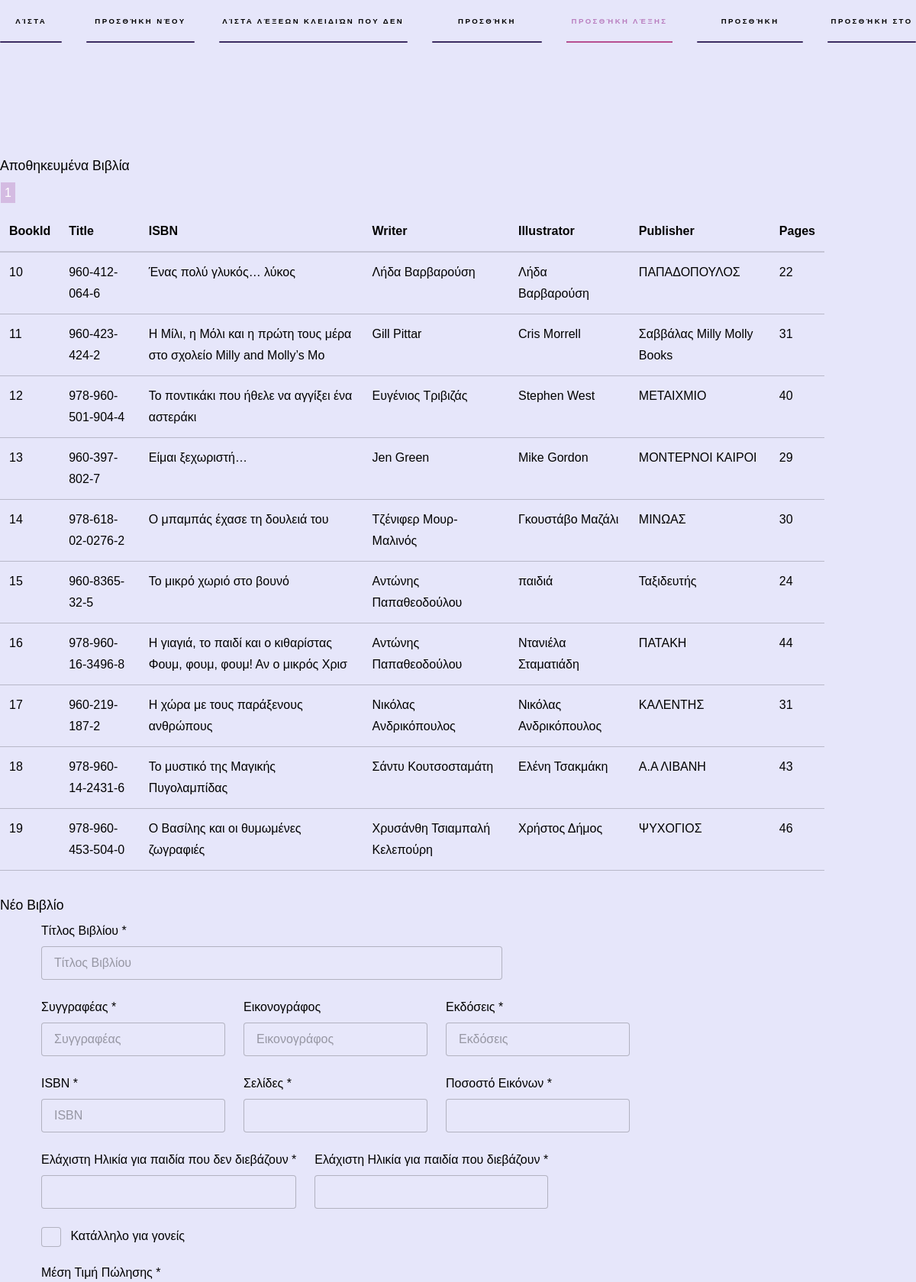
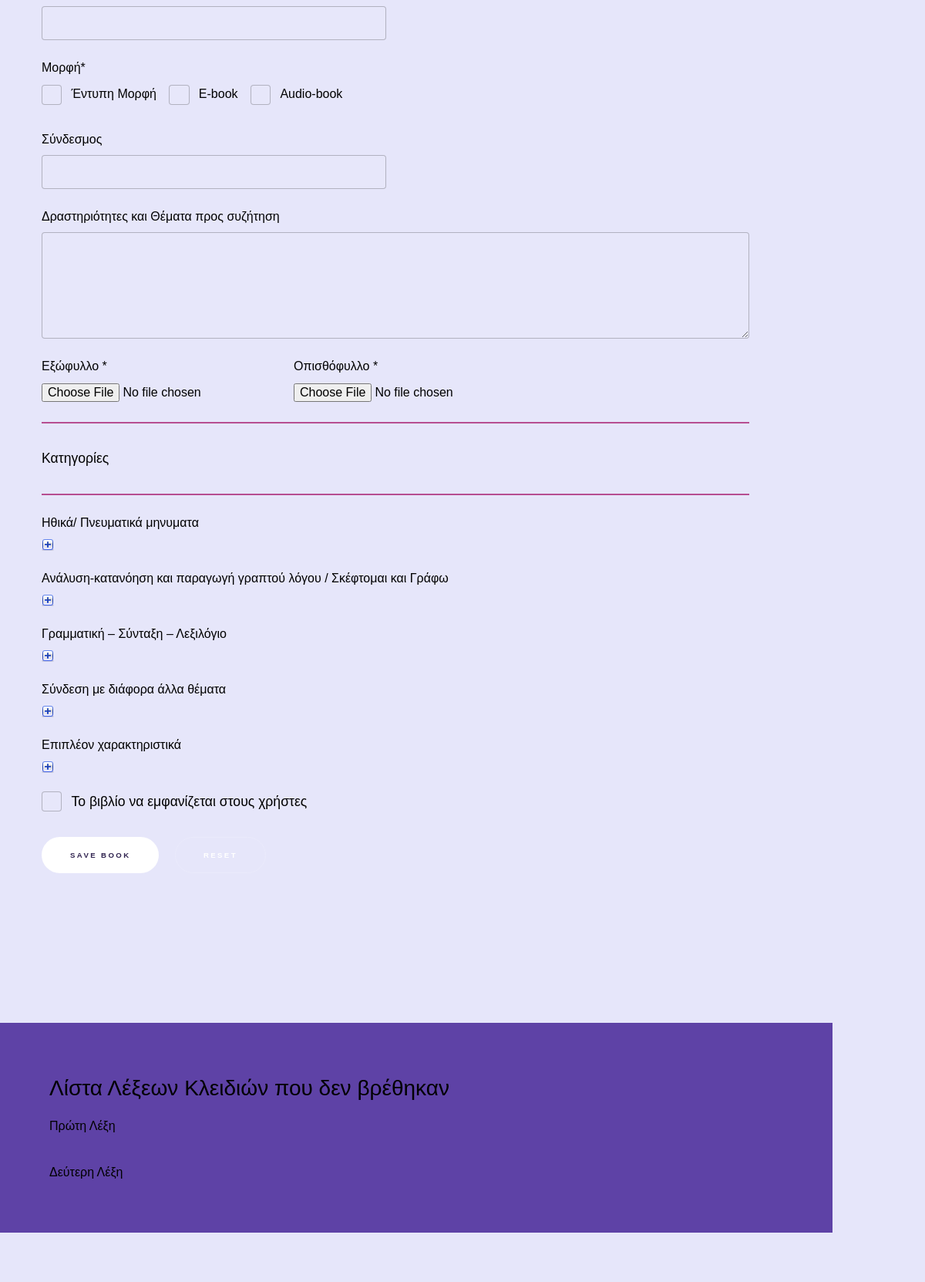
The app's page /admin/index.php (upper part) with its own data (2 pictures, top to bottom).
### tables this page shows
CREATE TABLE `books` (
  `Book_id` int(11) NOT NULL,
  `ISBN` varchar(60) NOT NULL,
  `Title` varchar(70) NOT NULL,
  `Writer` varchar(50) NOT NULL,
  `Illustrator` varchar(50) DEFAULT NULL,
  `Publisher` varchar(50) NOT NULL,
  `Pages` int(4) NOT NULL,
  `Persentage_of_images` float NOT NULL,
  `Min_age_no_read` int(2) NOT NULL,
  `Min_age_read` int(2) NOT NULL,
  `For_parents` bit(1) NOT NULL,
  `Cover` varchar(100) NOT NULL,
  `Back_cover` varchar(100) NOT NULL,
  `Link` varchar(150) DEFAULT NULL,
  `Price` float NOT NULL,
  `Hard_copy` bit(1) NOT NULL,
  `E_book` bit(1) NOT NULL,
  `Audio_book` bit(1) NOT NULL,
  `Curriculum` varchar(1000) NOT NULL,
  `Show_to_user` bit(1) NOT NULL
);

CREATE TABLE `categories` (
  `Category_id` int(11) NOT NULL,
  `Name_of_category` varchar(150) NOT NULL
);

CREATE TABLE `not_found_keywords` (
  `Not_found_keyword_id` int(11) NOT NULL,
  `Not_found_keyword` varchar(70) NOT NULL
);

### admin/list_book/load_books_dataTable.php (called while the page is built, shortened)
<?php
$load_books_query = $conn->prepare("SELECT * FROM `books`;");
$load_books_query->execute();
$load_books_to_list=$load_books_query->fetchAll(PDO::FETCH_ASSOC);
?>

### admin/load/load_keywords.php (the view)
<?php
	$categories_query = $conn->prepare("SELECT * FROM categories ORDER BY Category_id");
	$categories_query->execute();
	$categories= $categories_query->fetchAll(PDO::FETCH_ASSOC);
	$categories_check_box = "";
	for($i = 0; $i <count($categories); $i++){
		$category_id = (integer) $categories[$i]['Category_id'];
		$category_name = (string)$categories[$i]['Name_of_category'];
		$categories_check_box .= "\r\n<div class='12u$'><h4>$category_name</h4>
			<span class='collapse_sub_categories'  id='cat$i'>
						<img  id='show_cat$i' src='images/show.png'>
						<img  id='hide_cat$i' src='images/hide.png' style='display:none'>
			</span>
		</div>";
		$categories_check_box .= "\r\n<div style='display:none;width:100%;' id='collapse_cat$i'>";
		$subcategories_query = $conn->prepare("SELECT * FROM subcategories WHERE Category_id = {$category_id}");
		$subcategories_query->execute();
		$subcategories= $subcategories_query->fetchAll(PDO::FETCH_ASSOC);
		for($j = 0; $j < count($subcategories) ; $j++){
			$subcategory_id = (integer) $subcategories[$j]['Subcategory_id'];
			$subcategory_name = (string)$subcategories[$j]['Name_of_subcategory']."  ";
			$categories_check_box .= "\r\n<div style='width: 50%;'>
				<h5 style='color:grey;'width:50%'>$subcategory_name</h5>
				<span class='collapse_sub_categories' style='width:50%' id='sub$j'>
						<img  id='show_sub$j' src='images/show.png'>
						<img style='display:none'id='hide_sub$j' src='images/hide.png' >
				</span>
			";
			$keywords_query = $conn->prepare("SELECT * FROM keywords WHERE Subcategory_id = {$subcategory_id}");
			$keywords_query->execute();
			$keywords= $keywords_query->fetchAll(PDO::FETCH_ASSOC);
			$categories_check_box .= "\r\n<section id='collapse_sub$j' style='display:none'>";
			for($k = 0; $k < count($keywords) ; $k++){
				$keyword_id = (integer) $keywords[$k]['Keyword_id'];
				$keyword_name = (string)$keywords[$k]['Name_of_keyword'];
				$categories_check_box .= "\r\n<div class='size_of_keyword'><input type='checkbox' id='K{$keyword_id}' name='K{$keyword_id}'><label for='K{$keyword_id}'>{$keyword_name}</label></div>";
			}
			$categories_check_box .= "\r\n</section></div>";
		}
		$categories_check_box .="</div>";
	}
	echo $categories_check_box;
?>

### admin/load/load_keywords_not_found.php
<?php
include "../Database/MySqlConnect.php";
$keywords_not_found_query = $conn->prepare("SELECT * FROM not_found_keywords");
$keywords_not_found_query->execute();
$keywords_not_found= $keywords_not_found_query->fetchAll(PDO::FETCH_ASSOC);
$not_found = "";
for($i = 0; $i <count($keywords_not_found); $i++){
	$keywords_not_found_name = (string)$keywords_not_found[$i]['Not_found_keyword'];
	$not_found .="<p>{$keywords_not_found_name}</p>";
}
?>

### admin/index.php (shortened to what this page needs)
<?php
    include "../Database/MySqlConnect.php";
    include "list_book/load_books_dataTable.php";
    include "load/load_keywords_not_found.php";
?>
<!DOCTYPE HTML>
<html>
<head>
    <link rel="stylesheet" href="assets/css/main.css" />
<body onload="loadSubCategories()">
<section id="sidebar">
    <div class="inner">
        <nav>
            <ul>
                <li><a href="#list_of_books">Λίστα Βιβλίων</a></li>
                <li><a href="#new_book">Προσθήκη Νέου Βιβλίου</a></li>
                <li><a href="#two">Λίστα Λέξεων Κλειδιών που δεν βρέθηκαν</a></li>
                <li><a href="#new_subcategory">Προσθήκη Υποατηγορίας</a></li>
                <li><a href="#new_keyword">Προσθήκη Λέξης Κλειδί</a></li>
                <li><a href="#announcements">Προσθήκη Ανακοίνωσης</a></li>
                <li><a href="#blog">Προσθήκη στο Blog</a></li>
            </ul>
        </nav>
    </div>
</section>
    <div id="wrapper">
    <section id="list_of_books" class="list_of_books">
        <header>
            <h3>Αποθηκευμένα Βιβλία</h3>
        </header>
        <div class="table-wrapper">
            <table class="paginated">
                <thead>
                <tr>
                    <th>BookId</th>
                    <th>Title</th>
                    <th>ISBN</th>
                    <th>Writer</th>
                    <th>Illustrator</th>
                    <th>Publisher</th>
                    <th>Pages</th>
                </tr>
                </thead>
                <tbody>
                <?php for($i=0;$i<count($load_books_to_list);$i++){ ?>
                    <tr>
                        <td><?php echo $load_books_to_list[$i]['Book_id'];?></td>
                        <td><?php echo $load_books_to_list[$i]['ISBN'];?></td>
                        <td><?php echo $load_books_to_list[$i]['Title'];?></td>
                        <td><?php echo $load_books_to_list[$i]['Writer'];?></td>
                        <td><?php echo $load_books_to_list[$i]['Illustrator'];?></td>
                        <td><?php echo $load_books_to_list[$i]['Publisher'];?></td>
                        <td><?php echo $load_books_to_list[$i]['Pages'];?></td>
                    </tr>
                <?php } ?>
                </tbody>
            </table>
        </div>
    </section>
    <section id="new_book" class="wrapper style2 spotlights">
        <h3>Νέο Βιβλίο</h3>
        <section class="new_book_body">
            <form method="post" action="new_book/submit_new_book.php" enctype="multipart/form-data">
                <div class="row uniform">
                    <div class="8u$ 12u$(xsmall)">
                        <h4>Τίτλος Βιβλίου * </h4> <input type="text" name="Title" id="Title" value="" placeholder="Τίτλος Βιβλίου" required/>
                    </div>
                    <div class="18u$ 12u$(xsmall)">
                        <h4>Συγγραφέας * </h4><input type="text" name="Writer" id="Writer" value="" placeholder="Συγγραφέας" required/>
                    </div>
                    <div class="18u$ 12u$(xsmall)">
                        <h4>Εικονογράφος</h4><input type="text" name="Illustrator" id="Illustrator" value="" placeholder="Εικονογράφος" />
                    </div>
                    <div class="18u$ 12u$(xsmall)">
                        <h4>Εκδόσεις * </h4><input type="text" name="Publisher" id="Publisher" value="" placeholder="Εκδόσεις" required/>
                    </div>
                    <div class="18u$ 12u$(xsmall)">
                        <h4>ISBN * </h4><input type="text" name="ISBN" id="ISBN" value="" placeholder="ISBN" required/>
                    </div>
                    <div class="18u$ 12u$(xsmall)">
                        <h4>Σελίδες * </h4><input type="number" name="Pages" id="Pages" value="" required/>
                    </div>
                    <div class="18u$ 12u$(xsmall)">
                        <h4>Ποσοστό Εικόνων * </h4><input type="double" name="Persentage_of_images" id="Persentage_of_images" value="" required/>
                    </div>
                    <div class="24u$ 12u$(xsmall)">
                        <h4>Ελάχιστη Ηλικία για παιδία που δεν διεβάζουν * </h4><input type="number" name="Min_age_no_read" id="Min_age_no_read" value="" required/>
                    </div>
                    <div class="24u$ 12u$(xsmall)">
                        <h4>Ελάχιστη Ηλικία για παιδία που διεβάζουν * </h4><input type="number" name="Min_age_read" id="Min_age_read" value="" required/>
                    </div>
                    <div class="6u$ 12u$(xsmall)">
                        <label for="For_parents">Κατάλληλο για γονείς</label>
                    </div>
                    <div class="6u$ 12u$(xsmall)">
                        <h4>Μέση Τιμή Πώλησης * </h4><input type="number" name="Price" id="Price" value=""  required/>
                    </div>
                    <div class="12u$ 12u$(xsmall)">
                        <h4>Μορφή* </h4>
                        <label for="Hard_copy">Έντυπη Μορφή</label>
                        <label for="E_book">E-book</label>
                        <label for="Audio_book">Audio-book</label>
                    </div>
                    <div class="6u$ 12u$(xsmall)">
                        <h4>Σύνδεσμος</h4><input type="text" name="Link" id="Link" value=""/>
                    </div>
                    <div class="12u$ 12u$(xsmall)">
                        <h4>Δραστηριότητες και Θέματα προς συζήτηση</h4>
                        <textarea name="Curriculum" id="Curriculum" rows="4" value=""></textarea>
                    </div>
                    <div class="18u$ 12u$(xsmall)">
                        <h4>Εξώφυλλο * </h4><input type="file" name="Cover" id="Cover" required/>
                    </div>
                    <div class="18u$ 12u$(xsmall)">
                        <h4>Οπισθόφυλλο * </h4><input type="file" name="Back_cover" id="Back_cover" required/>
                    </div>
                    <div class="12u$"><hr><h3>Κατηγορίες</h3><hr></div>
                    <?php include_once "load/load_keywords.php"; ?>
                    <div class="12u$ 12u$(xsmall)">
                        <label for="Show_to_user"><h3>Το βιβλίο να εμφανίζεται στους χρήστες</h3></label>
                    </div>
                    <div class="12u$">
                        <ul class="actions">
                            <li><input type="submit" value="Save Book" class="special" /></li>
                            <li><input type="reset" value="Reset" /></li>
                        </ul>
                    </div>
                </div>
        </form>
        </section>
    </section>
    <section id="two" class="wrapper style1 spotlights">
        <div class="inner">
            <h2>Λίστα Λέξεων Κλειδιών που δεν βρέθηκαν</h2>
            <?php echo $not_found?>
        </div>
    </section>
    <section id="new_subcategory" class="wrapper style2 spotlights">
        <div class="inner">
        </div>
    </section>
</body>
</html>

### records on screen
books: Book_id "10", ISBN "960-412-064-6", Title "Ένας πολύ γλυκός… λύκος", Writer "Λήδα Βαρβαρούση", Illustrator "Λήδα Βαρβαρούση", Publisher "ΠΑΠΑΔΟΠΟΥΛΟΣ", Pages "22"
books: Book_id "11", ISBN "960-423-424-2", Title "Η Μίλι, η Μόλι και η πρώτη τους μέρα στο σχολείο Milly and Molly’s Mo", Writer "Gill Pittar", Illustrator "Cris Morrell", Publisher "Σαββάλας Milly Molly Books", Pages "31"
books: Book_id "12", ISBN "978-960-501-904-4", Title "Το ποντικάκι που ήθελε να αγγίξει ένα αστεράκι", Writer "Ευγένιος Τριβιζάς", Illustrator "Stephen West", Publisher "ΜΕΤΑΙΧΜΙΟ", Pages "40"
books: Book_id "13", ISBN "960-397-802-7", Title "Eίμαι ξεχωριστή…", Writer "Jen Green", Illustrator "Mike Gordon", Publisher "ΜΟΝΤΕΡΝΟΙ ΚΑΙΡΟΙ", Pages "29"
books: Book_id "14", ISBN "978-618-02-0276-2", Title "Ο μπαμπάς έχασε τη δουλειά του", Writer "Τζένιφερ Μουρ-Μαλινός", Illustrator "Γκουστάβο Μαζάλι", Publisher "ΜΙΝΩΑΣ", Pages "30"
books: Book_id "15", ISBN "960-8365-32-5", Title "Το μικρό χωριό στο βουνό", Writer "Αντώνης Παπαθεοδούλου", Illustrator "παιδιά", Publisher "Ταξιδευτής", Pages "24"
books: Book_id "16", ISBN "978-960-16-3496-8", Title "Η γιαγιά, το παιδί και ο κιθαρίστας Φουμ, φουμ, φουμ! Αν ο μικρός Χρισ", Writer "Αντώνης Παπαθεοδούλου", Illustrator "Ντανιέλα Σταματιάδη", Publisher "ΠΑΤΑΚΗ", Pages "44"
books: Book_id "17", ISBN "960-219-187-2", Title "Η χώρα με τους παράξενους ανθρώπους", Writer "Νικόλας Ανδρικόπουλος", Illustrator "Νικόλας Ανδρικόπουλος", Publisher "ΚΑΛΕΝΤΗΣ", Pages "31"
books: Book_id "18", ISBN "978-960-14-2431-6", Title "Το μυστικό της Μαγικής Πυγολαμπίδας", Writer "Σάντυ Κουτσοσταμάτη", Illustrator "Ελένη Τσακμάκη", Publisher "Α.Α ΛΙΒΑΝΗ", Pages "43"
books: Book_id "19", ISBN "978-960-453-504-0", Title "Ο Βασίλης και οι θυμωμένες ζωγραφιές", Writer "Χρυσάνθη Τσιαμπαλή Κελεπούρη", Illustrator "Χρήστος Δήμος", Publisher "ΨΥΧΟΓΙΟΣ", Pages "46"
categories: Name_of_category "Ηθικά/ Πνευματικά μηνυματα"
categories: Name_of_category "Ανάλυση-κατανόηση και παραγωγή γραπτού λόγου / Σκέφτομαι και Γράφω"
categories: Name_of_category "Γραμματική – Σύνταξη – Λεξιλόγιο"
categories: Name_of_category "Σύνδεση με διάφορα άλλα θέματα"
categories: Name_of_category "Επιπλέον χαρακτηριστικά"
not_found_keywords: Not_found_keyword "Πρώτη Λέξη"
not_found_keywords: Not_found_keyword "Δεύτερη Λέξη"
